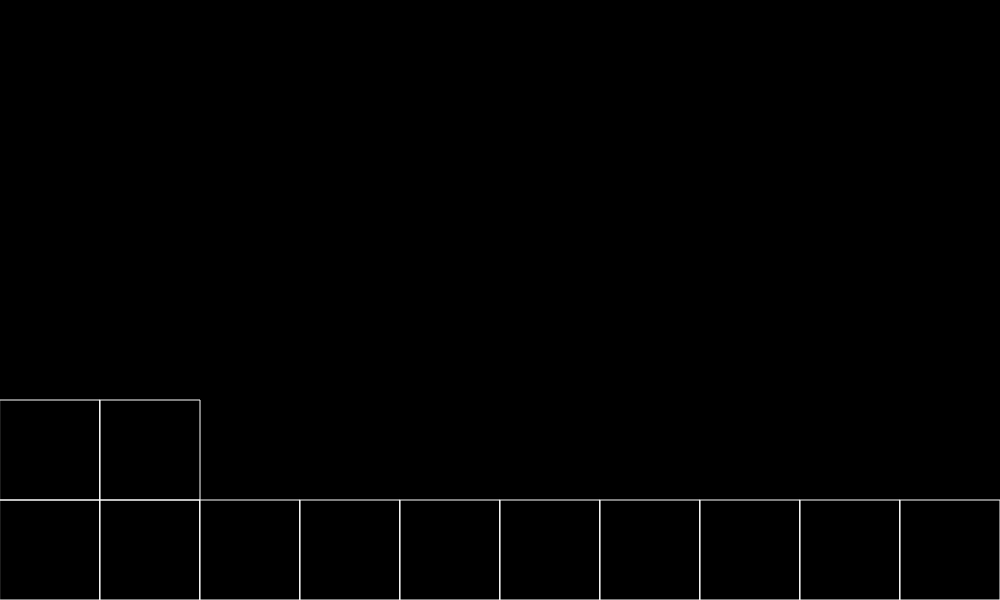
Frame 1 (no input)
Frame 60 (no input): identical to frame 1, image omitted
Frame 120 (the mouse pressed at the canvas centre since frame 60): identical to frame 1, image omitted

The p5.js sketch that drew this single still picture (run headless with seeded random() and noise() and a simulated clock; from frame 60 on, the mouse is pressed at the canvas centre):

// p5.js sketch
// ── sketch.js
let unit = 100;
let timer = 0
let old_timer = 0

function setup() {
    w = unit * 10;
    h = unit * 6;
    createCanvas(w, h);
}

function draw() {
    background('black');
    noFill();
    stroke(255);
    /*
    draw_block(1);
    draw_block(2);
    draw_block(3);
    draw_block(4);
    draw_block(5);
    draw_block(6);
    draw_block(7);
    draw_block(8);
    draw_block(9);
    draw_block(10);
    stroke(0, 153, 255);
    draw_block(11);
    draw_block(12);
    draw_block(13);
    draw_block(58);
    draw_block(59);
    draw_block(60);
    */
    draw_blocks(12);
    /*
    if (frameCount % 60 == 0) {
        timer++;
    }
    */
}


function draw_blocks(number) {
    for (i = 1; i <= number; i++) {
        draw_block(i);
    }
}

function draw_block(number) {
    number = number - 1;

    // Calculate the row
    y = height - unit - (int(number / 10) * unit);
    remainder = number % 10

    // Calculate the column
    col = remainder
    x = col * unit;
    rect(x, y, unit, unit);
    // TODO: why does number 60 not render?
}
